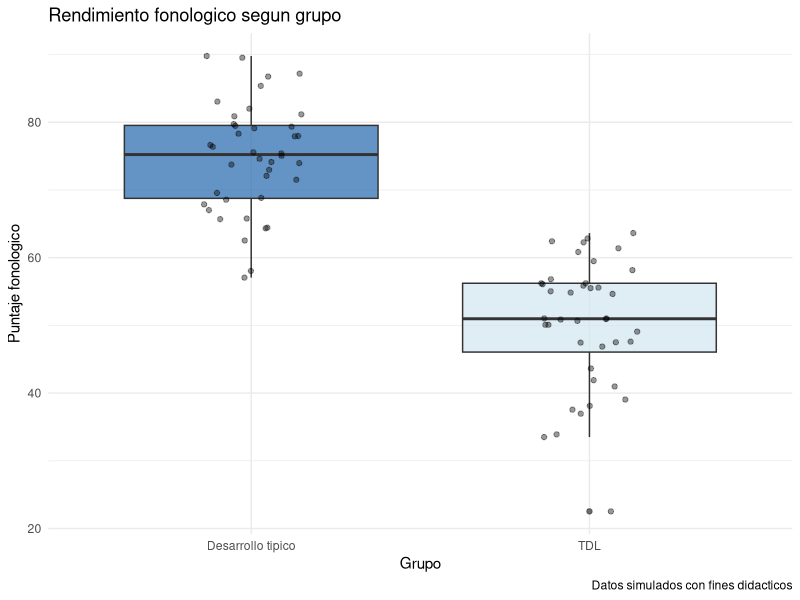

Here is the R script that generated this plot:
## ---- chunk 1
# Exploracion preliminar de datos clinicos simulados
library(tidyverse)

set.seed(2024)
datos_fonologia <- tibble(
  id = 1:80,
  grupo = rep(c("TDL", "Desarrollo tipico"), each = 40),
  puntaje_fonologico = c(
    rnorm(40, mean = 52, sd = 9),
    rnorm(40, mean = 74, sd = 8)
  ),
  edad_meses = c(
    round(runif(40, 48, 72)),
    round(runif(40, 48, 72))
  )
)

datos_fonologia |>
  group_by(grupo) |>
  summarise(
    n = n(),
    M = mean(puntaje_fonologico),
    SD = sd(puntaje_fonologico),
    Min = min(puntaje_fonologico),
    Max = max(puntaje_fonologico)
  )

ggplot(datos_fonologia, aes(x = grupo, y = puntaje_fonologico, fill = grupo)) +
  geom_boxplot(alpha = 0.7) +
  geom_jitter(width = 0.15, alpha = 0.4) +
  labs(
    title = "Rendimiento fonologico segun grupo",
    x = "Grupo",
    y = "Puntaje fonologico",
    caption = "Datos simulados con fines didacticos"
  ) +
  scale_fill_manual(values = c("#2166AC", "#D1E5F0")) +
  theme_minimal() +
  theme(legend.position = "none")
